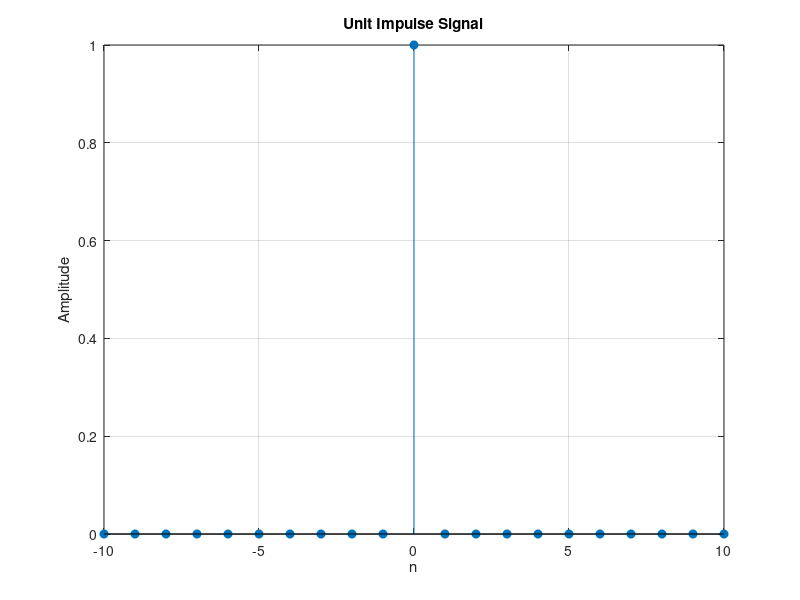
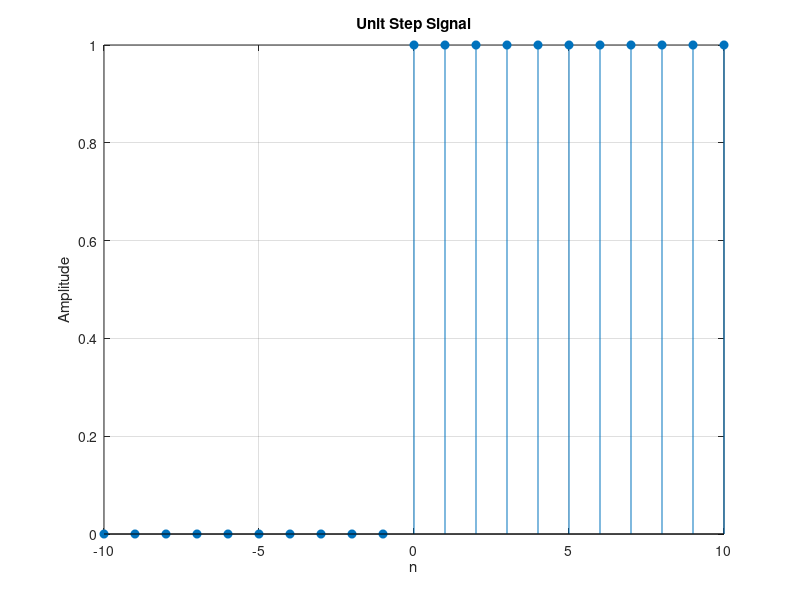
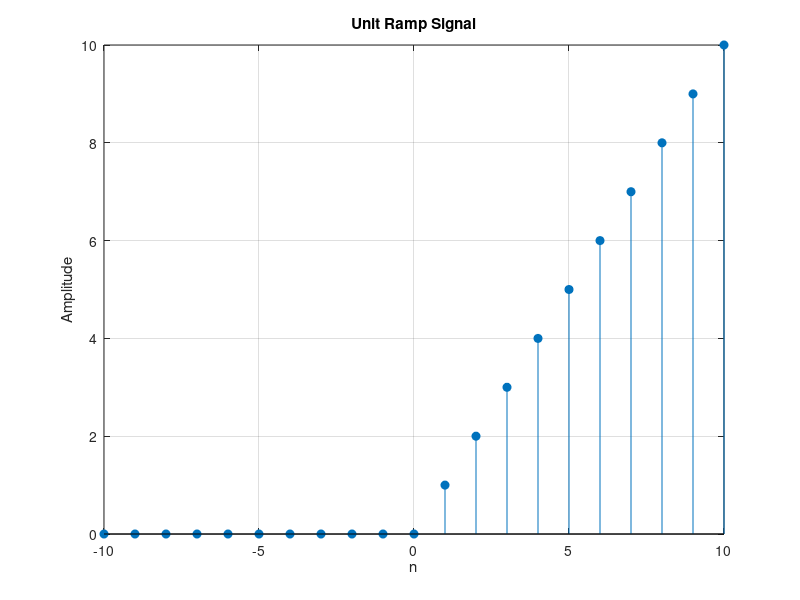
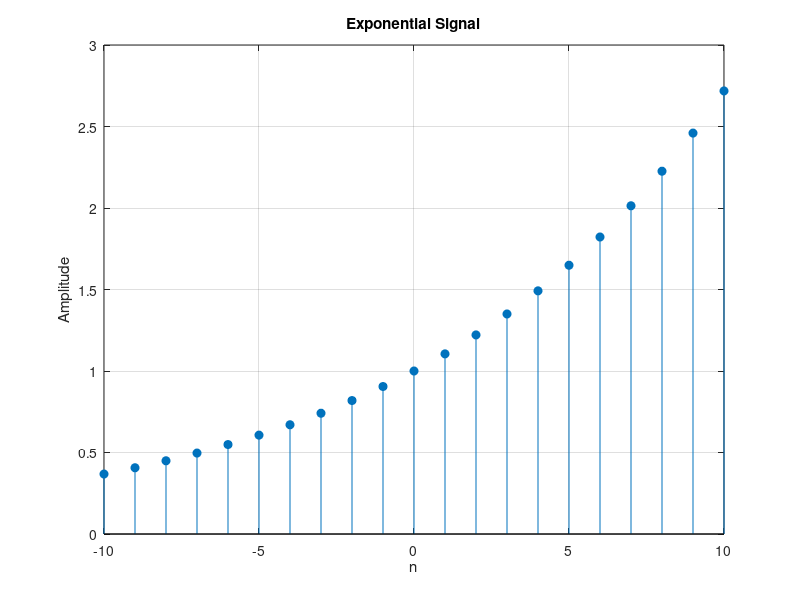

These figures' MATLAB source, in order:
% Define the range of n values
n = -10:10;

% Unit Impulse Signal
impulse = (n == 0); % Impulse is 1 at n=0, 0 elsewhere
figure; % Create a new figure
stem(n, impulse, 'filled'); % Plot the impulse signal
title('Unit Impulse Signal');
xlabel('n');
ylabel('Amplitude');
grid on; % Add grid for better visualization

% Unit Step Signal
step = (n >= 0); % Step is 1 for n >= 0, 0 elsewhere
figure; % Create a new figure
stem(n, step, 'filled'); % Plot the step signal
title('Unit Step Signal');
xlabel('n');
ylabel('Amplitude');
grid on; % Add grid for better visualization

% Unit Ramp Signal
ramp = n .* (n >= 0); % Ramp is n for n >= 0, 0 elsewhere
figure; % Create a new figure
stem(n, ramp, 'filled'); % Plot the ramp signal
title('Unit Ramp Signal');
xlabel('n');
ylabel('Amplitude');
grid on; % Add grid for better visualization

% Exponential Signal
exponential = exp(0.1 * n); % Exponential signal e^(0.1*n)
figure; % Create a new figure
stem(n, exponential, 'filled'); % Plot the exponential signal
title('Exponential Signal');
xlabel('n');
ylabel('Amplitude');
grid on; % Add grid for better visualization

% Signum Function
signum = sign(n); % Signum function: -1 for n<0, 0 for n=0, 1 for n>0
figure; % Create a new figure
stem(n, signum, 'filled'); % Plot the signum function
title('Signum Function');
xlabel('n');
ylabel('Amplitude');
grid on; % Add grid for better visualization

% Sinc Function
sinc_function = sinc(n); % Sinc function: sinc(x) = sin(pi*x)/(pi*x)
figure; % Create a new figure
stem(n, sinc_function, 'filled'); % Plot the sinc function
title('Sinc Function');
xlabel('n');
ylabel('Amplitude');
grid on; % Add grid for better visualization

